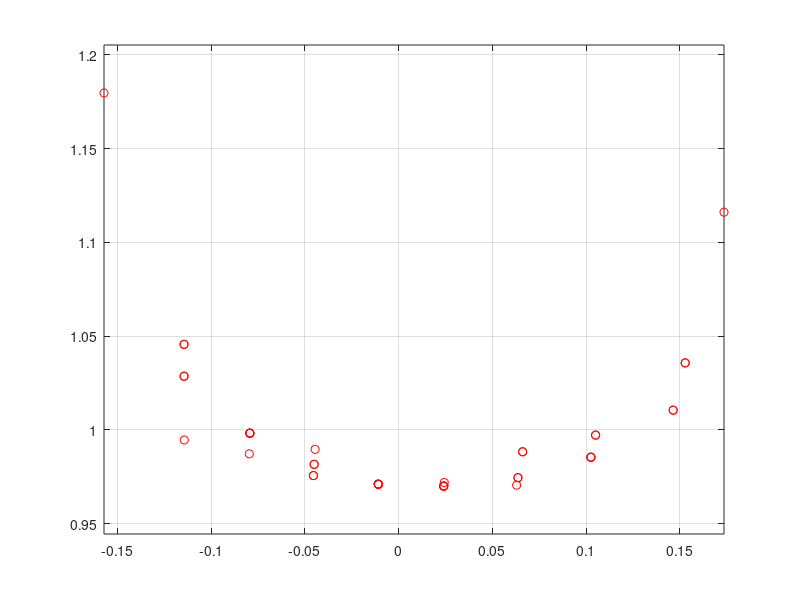

The MATLAB script that drew this image: (Note: this script raises an error after producing the figure.)
disp('ISIC Demo: Demo for ISIC paper 2002');
disp('Some Sensing and Perception Techniques for  an Omnidirectional Ground Vehicle With a Laser Scanner');
disp('Authors:Zhen Song,   YangQuan Chen,  Lili Ma and   You Chung Chung');
disp('1. Algebric circle fitting with unknown radius');
    a = [
    1.1161    0.1735
    1.0357    0.1528
    1.0357    0.1528
    1.0105    0.1464
    1.0105    0.1464
    0.9972    0.1050
    0.9972    0.1050
    0.9854    0.1025
    0.9854    0.1025
    0.9854    0.1025
    0.9883    0.0661
    0.9883    0.0661
    0.9745    0.0636
    0.9745    0.0636
    0.9705    0.0629
    0.9719    0.0243
    0.9700    0.0240
    0.9700    0.0240
    0.9700    0.0240
    0.9700    0.0240
    0.9710   -0.0109
    0.9710   -0.0109
    0.9710   -0.0109
    0.9710   -0.0109
    0.9710   -0.0109
    0.9756   -0.0455
    0.9756   -0.0455
    0.9816   -0.0451
    0.9816   -0.0451
    0.9896   -0.0446
    0.9872   -0.0797
    0.9982   -0.0794
    0.9982   -0.0794
    0.9982   -0.0794
    0.9982   -0.0794
    0.9946   -0.1144
    1.0286   -0.1145
    1.0286   -0.1145
    1.0456   -0.1145
    1.0456   -0.1145
    1.1797   -0.1572
 ];
figure;
plot(a(:,2),a(:,1),'or');hold on; grid on;axis equal;
disp('This is the raw data points');
pause;

hold on
xin=[a(:,2),a(:,1)];
[z, r] = algcircle(xin);
drawcircle (z, r, '-m', '+m')
disp('This is algbric circle fitting');
pause;

disp('Diameter is 0.3345m');
rstar=.3345/2;  % I assume that radius is known! Let's do a fitting
[z] = krcircle(xin,z,rstar);
drawcircle (z, rstar, '-k', 'xk');
legend('laser scanned rubbish bin (d =33.45 cm)',['fitted (d=',num2str(r*200),' cm)'],'estimated center',...
    'geo fit with known radius','estimate center with fixed radius')
axis equal;
disp('This is the known radius circle fitting');
pause;

figure(2);
disp('Ellipse fitting');
X=[-0.08600004206036 
    -0.07794299456979  
   2.43242519802460   
   2.09758733070173   
   3.13534679991087   
   3.56316973735175   
   3.86544589720640   
   3.61927294746144   
   3.95584762348697   
   4.53062506445827   
   4.19990452535833   
   4.35659188802714   
   5.87362160279331  
   4.94488255274615  
   4.02489210925304 
   4.49939898211824 
   3.54463330891794 
   3.04299968801745 
   3.26607455580647 
   3.51100552876526 
   2.48595502853656 
   2.23450327175463 
   0.54275781698829 
   0.35030306011783 
  -0.15746397170300 
  -1.35455740891787 
  -2.03511163469000 
  -1.28189225442613 
  -2.40202143267810 
  -3.32601375087707 
  -2.93929825377602 
  -3.71359060741068 
  -4.81549543051928 
  -3.72038384196387 
  -4.58158136075272 
  -4.02408601903468 
  -4.30731683442634 
  -5.40061679322316 
  -5.68659788062301 
  -4.79903834723396 
  -4.72249459026576 
  -4.72781621100295 
  -3.55390441536928 
  -2.52964124710135  
  -3.26681179832294  
  -2.91682326883842   
  -1.98842468027433   
  -0.84563494831073  
  -1.13918459250291  
  -0.72078888920343  ];
Y=[  9.84922535631035
    9.64665520238136
    9.58894219243244
     8.40577225886695
   8.00036929745479
   7.02883511552260
   6.32664176367285
   6.27935930946325
  3.89390320008437
   2.28175233943933
    2.15544301777705
   0.08576502972247
    -0.60637741205545
   -2.25033187783735
    -2.76893117120001
   -3.92606280519643
   -5.48048223753038
    -7.60683470582086
   -7.21014983536375
    -7.13440552148986
   -8.15201972726381
   -10.24600635846441
    -9.73302876290198
   -10.33014112914620
   -10.61473183445742
  -10.66175909993534
  -9.51254740004811
   -9.55534666161366
   -8.72958608633275
   -8.31089408379386
  -7.56867029451679
  -6.15166354717752
  -4.92129819085907
   -2.99049681378782
  -3.90454858960753
  -2.48737923245777
   -0.00520467606188
   0.39402546620703
   1.04505377144534
   3.27949552341289
    5.18973845675993
  5.78300428056945
   7.54867075057540
    7.59241168636941
   9.20888735604066
   8.55917973398965
    8.61389721749457
    9.55915752125815
  10.63529397489550
   9.33027474532863];
XX=X; YY=Y; % if select half of the data points, the fitting will be very unprecise.
plot(XX,YY,'or');
hold on; grid on; axis equal;
parameter=fitellipa(XX,YY);
ans=solveellipse(parameter);
% returning [r1 r2 cx cy theta]
drawellipse([ans(3),ans(4)],ans(1),ans(2),ans(5));
legend('raw data of an ellipse', 'fitted ellipse');
pause;



%compare memory, speed, and resolution of SHT, SPHT, LHT
disp('2. Compare SHT, SPHT and logHT (LHT)');
disp('Distance 50cm to 10m, resolution 1cm/0.5 degree. Scan 0 to 360 degree');
dist=[50:200];
AngRes=0.5;
len=length(dist);

subplot(3,1,1);
Points=[1:720];
Degree=Points./2;
SHTmem=Points.*(360/AngRes); %
SPHTmem=Points.*(Points-1)/2*3; %
LHTmem=338*Points;
h1=plot(Degree,SHTmem);
hold on;
h2=plot(Degree,SPHTmem,':');
h3=plot(Degree,LHTmem,'-.');
xlabel('Scanning Angle(degree)');
ylabel('Memory Required');
legend([h1,h2,h3],'SHT','SPHT','LHT');
title('Memory Requirement Comparision');

len=length(Points);
SHTcomp=Points*(360/AngRes);
SPHTcomp=Points.*(Points-1)/2;
LHTcomp=Points;
axis([0, max(dist),0,1.5e5]); 
subplot(3,1,2);
hold on;
h1=plot(Degree,SHTcomp);
h2=plot(Degree,SPHTcomp,':');
h3=plot(Degree,LHTcomp,'-.');
xlabel('Scanning Angle(degree)');
ylabel('Computation Complexity');
legend([h1,h2,h3],'SHT', 'SPHT','LHT');
title('Complexity Comparison ');

subplot(3,1,3);
hold on;
dist=[100:0.1:1000];
r1=1000;
r0=50;
len=length(dist);
HTres=0.1*ones(1,len);
N=ceil(log((max(dist)-r0)/50)./(AngRes*pi/180));%how many point to provide the resolution
n=ceil( log((dist-r0)/r0)./  (log((r1-r0)/r0)/(N-1))    ) ; %log(max((dist)-min(dist))/N) is one segment in log space
LHTres=exp((n+1)*AngRes*pi/180)-exp(n*AngRes*pi/180);
LHTres=LHTres*100; %m -> cm
h2=plot(dist,HTres);
h1=plot(dist,LHTres,'-.');
legend([h1,h2],'LHT','SHT SPHT');
xlabel('Distance(cm)');
ylabel('Resolution(cm)');
axis([0 1000, -1,20]);
title('Resolution Comparision');


% corner fitting by planes : cfit
% corner fitting by logarithm : 
% check if a vector is perpendicular to a known plane : perpen
% 
disp('3.Sparse Hough Transform');
disp('Read data from "DataForSPHT.mat". ');
disp('You can use "GetPt.m" to gemerate your own simulation data. ');
clear all;
load DataForSPHT;
spht(pt,0.35,[2,2],'cal');


disp('4.Lamp Pole Simulation');
disp('This will take several minutes. Press any and wait a while, please.');
pause;
disp('Computing....');
simulaserpole; %store data to 'dat.dat'
clear all;
load dat; 
disp('Ok');

disp('Simulation For a Lamp Pole');
figure;
plot3(dat(:,1),dat(:,2),dat(:,3),'o');
title('Simulation For a Lamp Pole');

figure;
img=toimg(dat,68,81); % from 3D data to 2D image
TheMax=max(max(img));
TheMin=min(min(img));
% img=(img-TheMin)/(TheMax-TheMin)*255; %scale to 0~255
% image(img);  % color image
img=(img-TheMin)/(TheMax-TheMin); %scale to 0~1
imshow(img);
title('Projection Of 3D Lamp Pole Data');
disp('This is the projection of the 3D data. Press any key to go on.');


pause ;
figure;
bw=edge(img,'sobel'); %edge detection
imshow(bw);
title('The Result of The Edge Detection');
disp('This is the result of the edge detection. Press any key to go on');

pause;

figure;
[row,col]=size(bw);
MinDis=[1000 0 0];mid=[68 40];
[IndRow, IndCol]=find(bw);
len=length(IndRow);
for cnt=1:len
    if sqrt( (IndRow(cnt)-mid(1))^2+(IndCol(cnt)-mid(2))^2 )<MinDis(1)
        MinDis=[norm([IndRow(cnt), IndCol(cnt)]), IndRow(cnt), IndCol(cnt)];
    end
end
bw(MinDis(2), MinDis(3))=0;
imshow(bw);   
disp('Elliminate Useless Data');


[org,r]=LamppostFit(dat,68,81,'draw');
disp('Done');

disp('Segement and fit circle');
SegFitCirLine;

